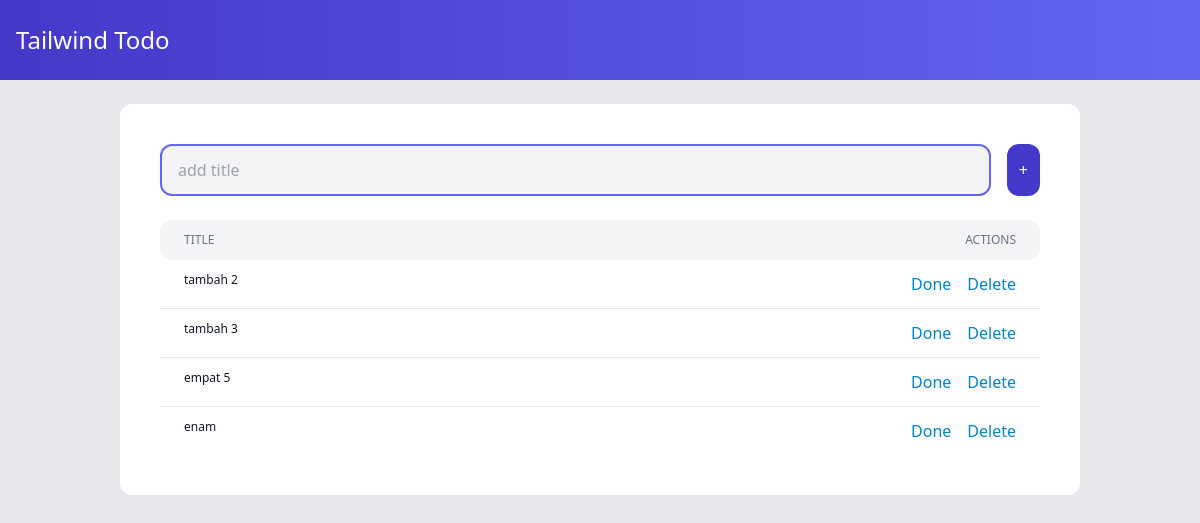
Before: / with the older database file.
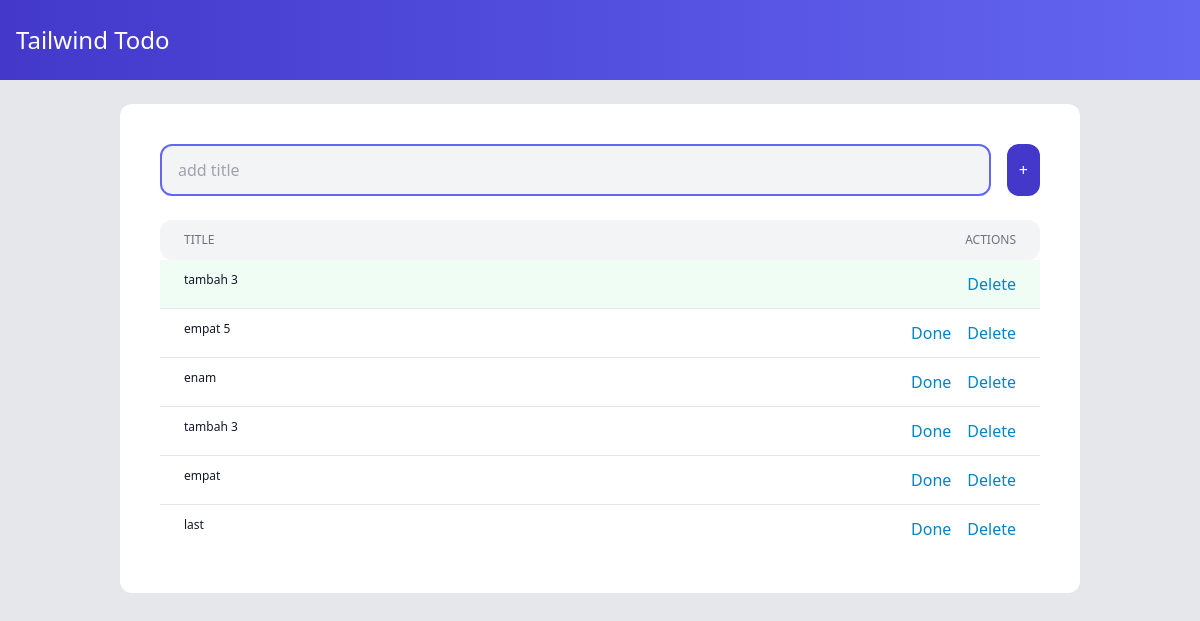
After: the same page with the newer database file.
### todo/models.py (models this page shows)
class Todo(models.Model):
    title = models.CharField(max_length=255)
    is_done = models.BooleanField(default=False)

### todo/views.py (the view)
# urls.py: path('', todos, name='todos'),
def todos(request):
    todos = Todo.objects.all()
    return render(request, 'todo/todos.html', {'todos': todos})

### todo/templates/todo/todos.html (shortened to what this page needs)
<!DOCTYPE html>
<html>
<head>
</head>
<body class="bg-gray-200">
  <nav class="flex items-center justify-between px-4 py-6 text-center bg-gradient-to-r from-indigo-700 to-indigo-500">
    <a href="/" class="text-2xl text-white">Tailwind Todo</a>
  </nav>
  <div class="w-4/5 my-6 mx-auto p-2 lg:p-10 bg-white rounded-xl">
    <form class="flex mb-6 space-x-4" hx-post="/add-todo/" hx-target="#todos" hx-swap="afterbegin">
      <input type="text" name="title" class="title flex-1 px-4 py-3 bg-gray-100 border-2 border-indigo-500 rounded-xl"
        placeholder="add title" />
      <button class="p-3 rounded-xl text-white bg-indigo-700 rounded-full hover:bg-indigo-500">
        +
      </button>
    </form>
    <div class="flex py-3 rounded-xl bg-gray-100">
      <div class="w-4/5">
        <p class="px-6 text-xs font-medium text-gray-500 uppercase">Title</p>
      </div>
      <div class="hidden md:block w-1/5 px-6 text-right">
        <p class="text-xs font-medium text-gray-500 uppercase">Actions</p>
      </div>
    </div>
    <div class="divide-y divide-gray-200" id="todos">
      {% for todo in todos %}
      {% include 'todo/partials/todo.html' %}
      {% endfor %}
    </div>
  </div>
</body>
<script src="https://cdn.tailwindcss.com"></script>
</html>

### todo/templates/todo/partials/todo.html
<article class="flex{% if todo.is_done %} bg-green-50{% endif %}">
  <div class="w-4/5 py-3">
    <p
      class="px-6 text-xs text-gray-900"
      hx-get="/edit/{{ todo.id }}/"
      hx-target="this"
      hx-swap="outerHTML"
    >
      {{ todo.title }}
    </p>
  </div>
  <div class="w-1/5 px-6 py-3 flex justify-end space-x-4">
    {% if not todo.is_done %}
    <form
      hx-put="/update/{{ todo.id }}/"
      hx-target="closest article"
      hx-swap="outerHTML"
    >
      <button class="text-sky-600 hover:text-sky-900">Done</button>
    </form>
    {% endif %}
    <a
      href="#"
      class="text-sky-600 hover:text-sky-900"
      hx-confirm="Are you sure?"
      hx-target="closest article"
      hx-swap="outerHTML swap:1s"
      hx-delete="/delete/{{ todo.id }}/"
    >
      Delete
    </a>
  </div>
</article>

Changed rows visible on the page:
removed Todo: title "tambah 2"
changed Todo (number 1 of 6 on the later page): no longer shows "Done"
added Todo: title "tambah 3"
added Todo: title "empat"
added Todo: title "last"
